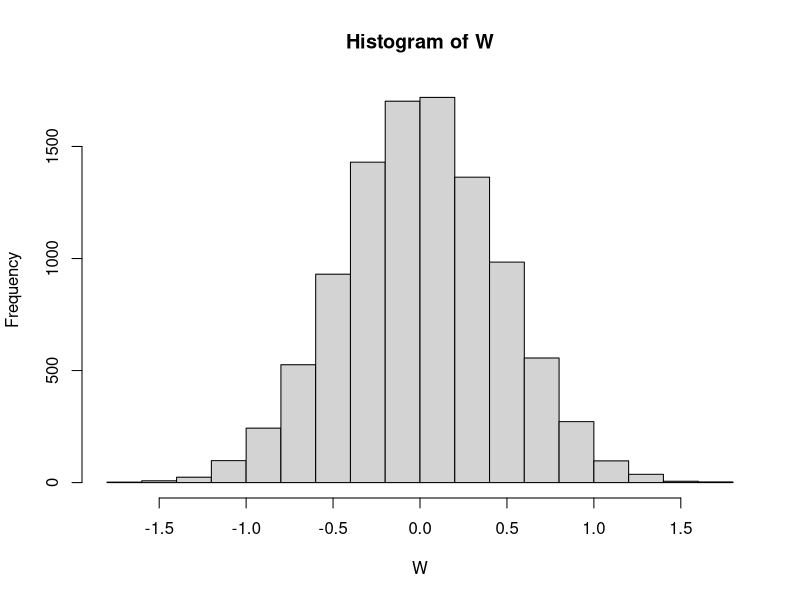

R code for this plot: (Note: this script raises an error after producing the figure.)
## ---- chunk 1
knitr::opts_chunk$set(message=FALSE,warning=FALSE, cache=TRUE)
## ---- chunk 2

W <- replicate(10000, mean(rnorm(10, mean = 0, sd = 1)) - mean(rnorm(10, mean = 0, sd = 1)))

hist(W)

t.test(W, mu=2,alternative = "greater")

t.test(W, mu=2)
## ---- chunk 3

c(.5, 1, 1.5, 2, 2.5)
a<-c(.5, 1, 1.5, 2, 2.5)

qt(c(0.005, 0.01, 0.015, 0.02, 0.025),df=9)


M <- mean(a)
Std <- sd(a)
SEM <- Std/sqrt(5) 
t_value <- (M)/SEM


for (i in 1:10000) {
    N[i] <- mean(rnorm(i, 1.5, 0.7905694))/(0.7905694/sqrt(5))
}



for (i in 1:10000) {
    M[i] <- a + mean(rnorm(i, 1.5, 0.7905694))/(0.7905694/sqrt(5))
}
print(M)




# M = mean = 1.5
# Std = sd = 0.7905694
# SEM = 0.3535534
# t_value = 4.242641

## ---- chunk 4

D <- rnorm(10,0,1)
E <- rnorm(10,0,1)
cor(D,E)

for (i in 1:10000) {
    P[i] <- cor(rnorm(10,0,1),rnorm(10,0,1))
}
P


cor.test(D,E)

K <- rnorm(100,0,1)
L <- rnorm(100,0,1)
cor.test(K,L)

## ---- chunk 5

A <- c(1,2,3,4)
B <- c(3,4,5,6)
C <- c(5,6,7,8)

J <- data.frame(A,B,C)



